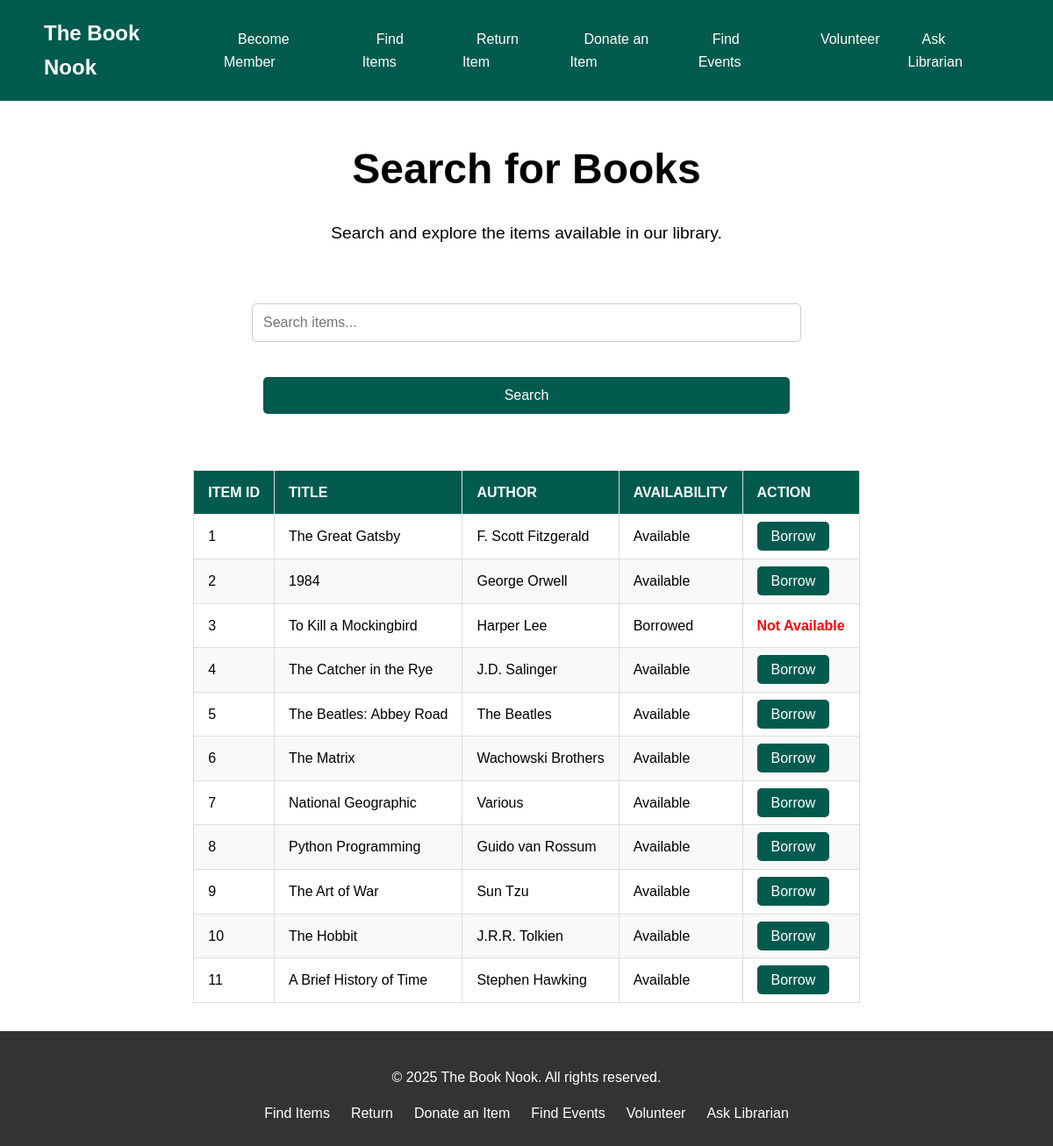
/items, run on an earlier commit of the app's database.
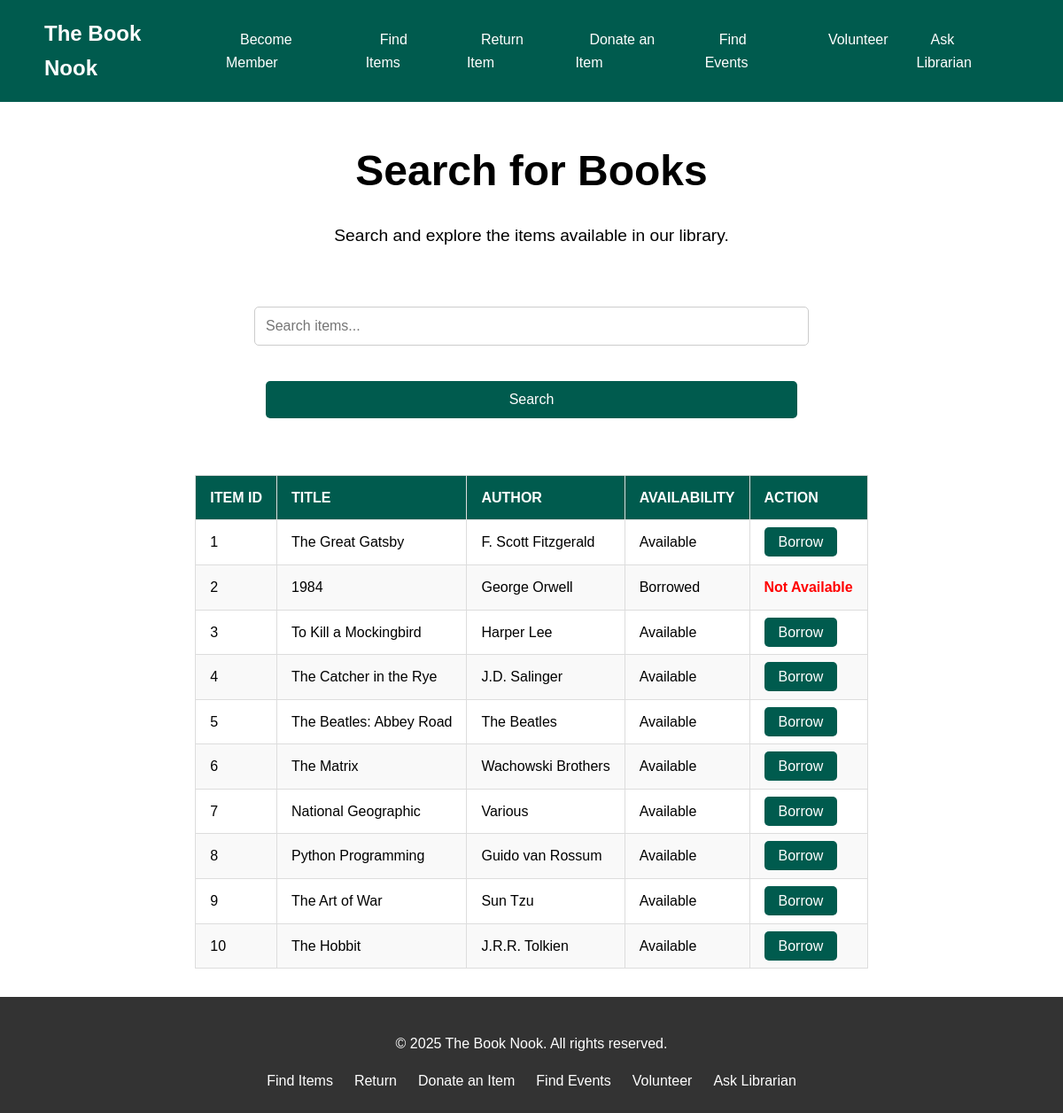
And on a later commit of the database.
### tables this page shows
CREATE TABLE library_items (
            item_id INTEGER PRIMARY KEY AUTOINCREMENT,
            title TEXT,
            author TEXT,
            item_type TEXT,
            format TEXT,
            genre TEXT,
            published_date TEXT,
            availability TEXT DEFAULT 'Available',
            is_future_item BOOLEAN DEFAULT 0,
            restriction INTEGER DEFAULT 0
        );

### app.py (the view)
@app.route('/items')
def list_items():
    search_query = request.args.get('q', '')
    conn = get_db_connection()
    c = conn.cursor()
    if search_query:
        c.execute(
            """
            SELECT * FROM library_items
            WHERE title LIKE ? OR author LIKE ?
            """,
            (f'%{search_query}%', f'%{search_query}%')
        )
    else:
        c.execute("SELECT * FROM library_items")
    items = c.fetchall()
    conn.close()
    return render_template('items.html', items=items, search_query=search_query)

### app.py (called while the page is built)
def get_db_connection():
    conn = sqlite3.connect(DATABASE)
    conn.row_factory = sqlite3.Row
    return conn

### templates/items.html
{% extends "base.html" %} {% block content %}
<section class="hero">
  <div class="container">
    <h1>Search for Books</h1>
    <p>Search and explore the items available in our library.</p>
  </div>
  <section class="messages">
    <div class="container">
      <form
        method="get"
        action="{{ url_for('list_items') }}"
        class="form-container"
      >
        <input
          type="text"
          name="q"
          placeholder="Search items..."
          value="{{ search_query }}"
          class="search-input"
        />
        <button type="submit" class="btn">Search</button>
      </form>
    </div>
  </section>
  <section class="items">
    <div class="container">
      <table class="styled-table">
        <thead>
          <tr>
            <th>Item ID</th>
            <th>Title</th>
            <th>Author</th>
            <th>Availability</th>
            <th>Action</th>
          </tr>
        </thead>
        <tbody>
          {% for item in items %}
          <tr>
            <td>{{ item.item_id }}</td>
            <td>{{ item.title }}</td>
            <td>{{ item.author }}</td>
            <td>{{ item.availability }}</td>
            <td>
              {% if item.availability == 'Available' %}
              <a
                href="{{ url_for('borrow_item', item_id=item.item_id) }}"
                class="btn"
                >Borrow</a
              >
              {% else %}
              <span class="not-available">Not Available</span>
              {% endif %}
            </td>
          </tr>
          {% endfor %}
        </tbody>
      </table>
    </div>
  </section>
</section>
{% endblock %}

### templates/base.html (shortened to what this page needs)
<!DOCTYPE html>
<html lang="en">
  <head>
    <link
      rel="stylesheet"
      href="{{ url_for('static', filename='styles.css') }}"
    />
    <link
      href="https://cdnjs.cloudflare.com/ajax/libs/font-awesome/6.0.0-beta3/css/all.min.css"
      rel="stylesheet"
    />
  </head>
  <body>
    <header>
      <nav class="navbar">
        <div class="container">
          <a href="{{ url_for('index')}}" class="logo">The Book Nook</a>
          <ul class="nav-links">
            <li>
              <a href="{{ url_for('add_customer') }}">Become Member</a>
            </li>
            <li><a href="{{ url_for('list_items') }}">Find Items</a></li>
            <li>
              <a href="{{ url_for('return_item') }}">Return Item</a>
            </li>
            <li><a href="{{ url_for('donate_item') }}">Donate an Item</a></li>
            <li><a href="{{ url_for('list_events') }}">Find Events</a></li>
            <li><a href="{{ url_for('volunteer') }}">Volunteer</a></li>
            <li><a href="{{ url_for('ask_librarian') }}">Ask Librarian</a></li>
          </ul>
        </div>
      </nav>
    </header>
    <main>{% block content %}{% endblock %}</main>
    <footer>
      <div class="container">
        <p>&copy; 2025 The Book Nook. All rights reserved.</p>
        <ul class="footer-links">
          <li><a href="{{ url_for('list_items') }}">Find Items</a></li>
          <li>
            <a href="{{ url_for('return_item') }}">Return</a>
          </li>
          <li><a href="{{ url_for('donate_item') }}">Donate an Item</a></li>
          <li><a href="{{ url_for('list_events') }}">Find Events</a></li>
          <li><a href="{{ url_for('volunteer') }}">Volunteer</a></li>
          <li><a href="{{ url_for('ask_librarian') }}">Ask Librarian</a></li>
        </ul>
      </div>
    </footer>
  </body>
</html>

### static/styles.css (style rules this page uses)
body { font-family: Arial, sans-serif; margin: 0; padding: 0; line-height: 1.6; }
header { background: #005b4e; color: #fff; padding: 1rem 0; }
.navbar .container { display: flex; justify-content: space-between; align-items: center; margin: 0 50px; }
.navbar .logo { font-size: 1.5rem; font-weight: bold; color: #fff; text-decoration: none; }
.navbar .nav-links { list-style: none; display: flex; gap: 1rem; }
.navbar .nav-links li a { color: #fff; text-decoration: none; padding: 0.5rem 1rem; transition: background 0.3s; }
.hero { display: flex; flex-direction: column; justify-content: center; color: #fff; min-height: 75vh; text-align: center; align-items: center; }
.hero h1 { font-size: 3rem; margin-bottom: 1rem; color: black; }
.hero p { font-size: 1.2rem; margin-bottom: 2rem; color: black; }
.hero .btn { background: #005b4e; color: #fff; padding: 0.75rem 1.5rem; text-decoration: none; border-radius: 5px; transition: background 0.3s; }
.form-container { display: flex; flex-direction: column; align-items: center; gap: 0.5rem; margin: 2rem auto; max-width: 600px; }
.form-container input, .form-container button { width: 100%; padding: 0.75rem; font-size: 1rem; border: 1px solid #ccc; border-radius: 5px; }
.form-container .btn { background: #005b4e; color: #fff; border: none; cursor: pointer; transition: background 0.3s; }
.search-input { padding: 0.75rem; font-size: 1rem; border: 1px solid #ccc; border-radius: 5px; width: calc(100% - 2rem); margin-bottom: 2rem; }
.styled-table { width: 100%; border-collapse: collapse; margin: 2rem 0; font-size: 1rem; text-align: left; color: black; }
.styled-table th, .styled-table td { padding: 0.75rem 1rem; border: 1px solid #ddd; }
.styled-table th { background-color: #005b4e; color: #fff; text-transform: uppercase; }
.styled-table tr:nth-child(even) { background-color: #f9f9f9; }
.styled-table .btn { background: #005b4e; color: #fff; padding: 0.5rem 1rem; text-decoration: none; border-radius: 5px; transition: background 0.3s; }
.styled-table .not-available { color: #ff0000; font-weight: bold; }
.messages { width: 100vw; }
footer { background: #333; color: #fff; text-align: center; padding: 1rem 0; }
footer { background: #333; color: #fff; text-align: center; padding: 1.5rem 0; }
footer .footer-links { list-style: none; padding: 0; margin: 1rem 0 0; display: flex; justify-content: center; gap: 1.5rem; }
footer .footer-links li { display: inline; }
footer .footer-links a { color: #fff; text-decoration: none; transition: color 0.3s; }

What changed in the data, as far as the page shows it:
removed library_items: item_id "11", title "A Brief History of Time", author "Stephen Hawking", availability "Available"
changed library_items "George Orwell": availability "Available" → "Borrowed"; availability "Borrow" → "Not Available"
changed library_items "To Kill a Mockingbird": availability "Borrowed" → "Available"; availability "Not Available" → "Borrow"
